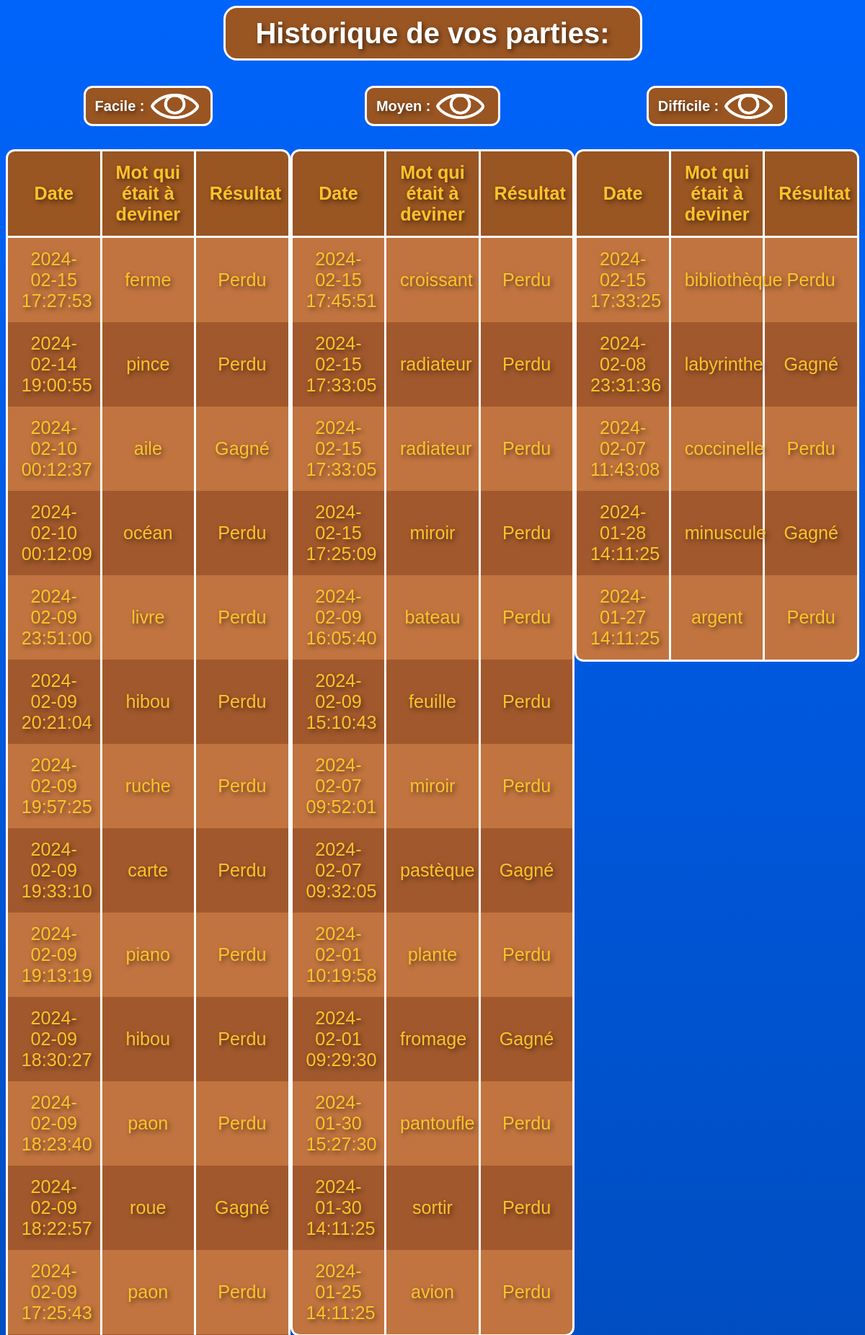
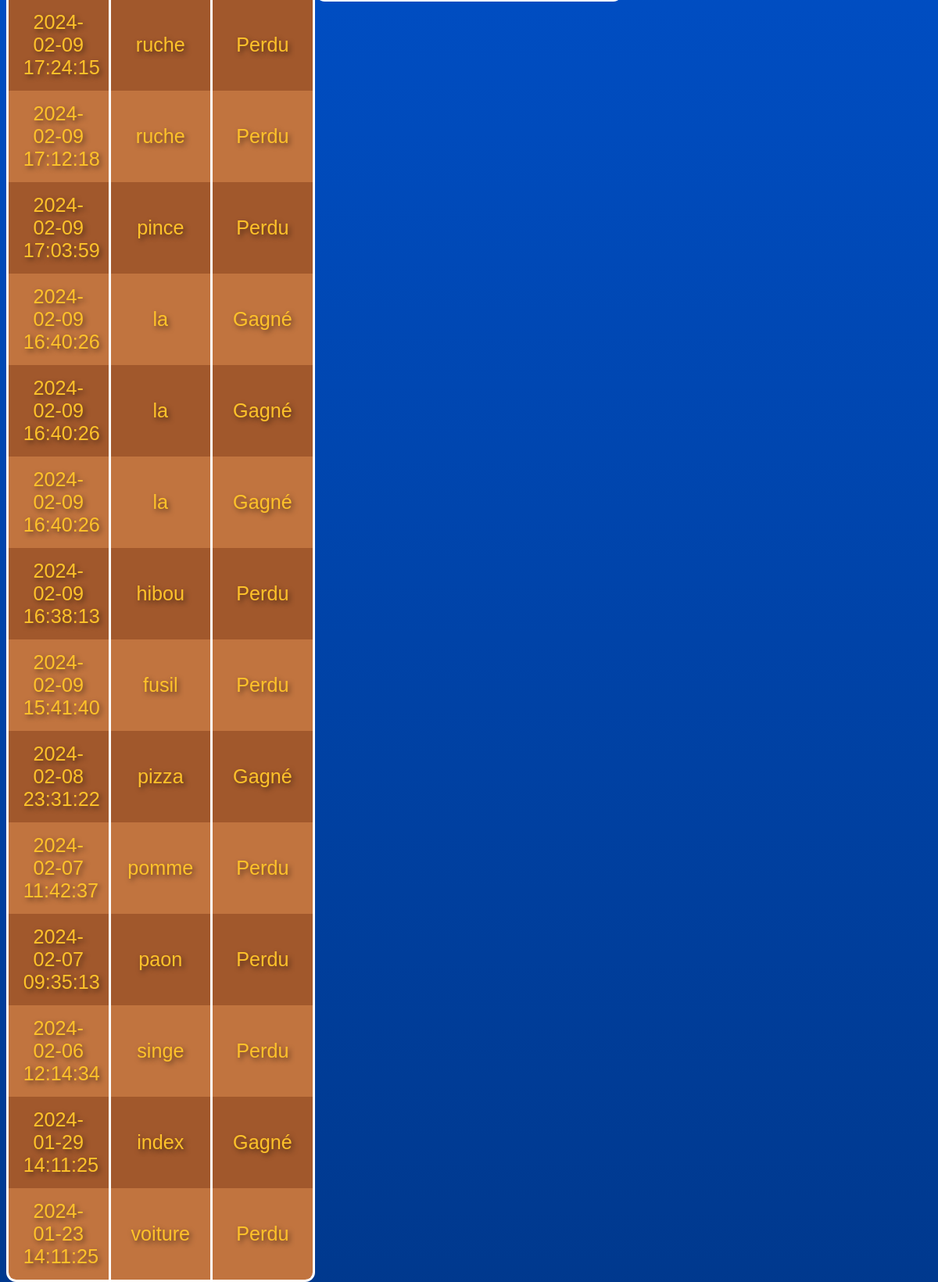
/historique (signed in, upper part), run on the app's committed database (2 pictures, top to bottom).
### tables this page shows
CREATE TABLE Partie (
    Partie_Id INTEGER PRIMARY KEY AUTOINCREMENT,
    Date_Du_Jeu DATETIME DEFAULT CURRENT_TIMESTAMP,
    Mot_A_Deviner VARCHAR,
    Gagne_Facile INTEGER DEFAULT 0,
    Perdu_Facile INTEGER DEFAULT 0,
    Gagne_Moyen INTEGER DEFAULT 0,
    Perdu_Moyen INTEGER DEFAULT 0,
    Gagne_Difficile INTEGER DEFAULT 0,
    Perdu_Difficile INTEGER DEFAULT 0,
    Resultat VARCHAR DEFAULT NULL,
    Difficulty VARCHAR DEFAULT NULL,
    User_Id INTEGER,
    FOREIGN KEY(User_Id) REFERENCES User(US_Id)
);

### app.py (the view)
@app.route('/historique')
def historique():
    user_id = session.get('user_id')
    historique_data = get_historique_data(user_id)
    return render_template('historique.html', **historique_data)

### app.py (called while the page is built)
def connect_db():
    db_path = 'Pendu.db'
    print(f"Connecté à la base de données : {db_path}")
    return sqlite3.connect(db_path)

### templates/historique.html (shortened to what this page needs)
<!DOCTYPE html>
<html lang="fr">
<head>
    <link rel="stylesheet" href="/static/historique.css">
    <link rel="stylesheet" href="/static/deconnexion.css">
    <link href="https://unpkg.com/aos@2.3.1/dist/aos.css" rel="stylesheet">
</head>
<body class="fade-in">
    <div class="zoom">
        <div class="title-container" id="titre1" data-aos="zoom-in">
            <h1>Historique de vos parties:</h1>
        </div>
        <br>
        <br>
        <br>
        <div class="table-container">
            <div class="table-section difficulty-section" data-aos="fade-up">
                <div class="title-container2" id="facile-arrow">
                    <div class="bold">
                        <span>Facile : </span>
                    </div>
                    <img src="/static/images/oeil-ouvert.png" class="arrow" alt="Flèche pour afficher/masquer le tableau">
                </div>
                <table id="table_facile" class="content-table visible table-transition">
                    <thead>
                        <tr>
                            <th>Date</th>
                            <th>Mot qui était à deviner</th>
                            <th>Résultat</th>
                        </tr>
                    </thead>
                    <tbody>
                        {% for game in game_history_facile %}
                        <tr>
                            <td>{{ game[0] }}</td>
                            <td>{{ game[1] }}</td>
                            <td>{{ game[2] }}</td>
                        </tr>
                        {% endfor %}
                    </tbody>
                </table>
            </div>
            <div class="table-section difficulty-section" data-aos="fade-up">
                <div class="title-container2" id="moyen-arrow">
                    <div class="bold">
                        <span>Moyen : </span>
                    </div>
                    <img src="/static/images/oeil-ouvert.png" class="arrow" alt="Flèche pour afficher/masquer le tableau">
                </div>
                <table id="table_moyen" class="content-table visible table-transition">
                    <thead>
                        <tr>
                            <th>Date</th>
                            <th>Mot qui était à deviner</th>
                            <th>Résultat</th>
                        </tr>
                    </thead>
                    <tbody>
                        {% for game in game_history_moyen %}
                        <tr>
                            <td>{{ game[0] }}</td>
                            <td>{{ game[1] }}</td>
                            <td>{{ game[2] }}</td>
                        </tr>
                        {% endfor %}
                    </tbody>
                </table>
            </div>
            <div class="table-section difficulty-section" data-aos="fade-up">
                <div class="title-container2" id="difficile-arrow">
                    <div class="bold">
                        <span>Difficile : </span>
                    </div>
                    <img src="/static/images/oeil-ouvert.png" class="arrow" alt="Flèche pour afficher/masquer le tableau">
                </div>
                <table id="table_difficile" class="content-table visible table-transition">
                    <thead>
                        <tr>
                            <th>Date</th>
                            <th>Mot qui était à deviner</th>
                            <th>Résultat</th>
                        </tr>
                    </thead>
                    <tbody>
                        {% for game in game_history_difficile %}
                        <tr>
                            <td>{{ game[0] }}</td>
                            <td>{{ game[1] }}</td>
                            <td>{{ game[2] }}</td>
                        </tr>
                        {% endfor %}
                    </tbody>
                </table>
            </div>
        </div>
        <br>
    </div>
</body>
</html>

### static/historique.css (style rules this page uses)
* { font-family: "Poppins", sans-serif; }
h1, h3 { text-align: center; color: #ffffff; }
body { background: linear-gradient(to bottom, #0064fb, #003078); background-repeat: no-repeat; background-attachment: fixed; overflow-x: hidden; }
.title-container { display: flex; flex-direction: column; justify-content: center; align-items: center; background-color: #995522; color: #ffffff; text-align: center; padding: 10px; border-radius: 15px; margin: auto; border: 3px solid white; text-shadow: 2px 2px 5px rgba(0, 0, 0, 0.5); }
#titre1 { max-width: 440px; }
.title-container2 { display: flex; flex-direction: row; justify-content: flex-start; align-items: center; background-color: #995522; color: #ffffff; text-align: center; padding: 10px; border-radius: 10px; margin-bottom: 10px; height: 20px; border: 3px solid white; text-shadow: 2px 2px 5px rgba(0, 0, 0, 0.5); transition: all 0.5s ease; margin-left: auto; margin-right: auto; }
#facile-arrow { width: 118px; }
#moyen-arrow { width: 125px; }
#difficile-arrow { width: 131px; }
.title-container2 img.arrow { width: 60px; height: auto; }
.title-container h1, .title-container h3 { margin: 0; }
.table-container { display: flex; justify-content: space-around; margin-bottom: 20px; }
.content-table { border-collapse: collapse; margin: 25px auto; font-size: 0.9em; min-width: 400px; overflow: hidden; width: 100%; max-width: 1450px; background: #ffffff; border-radius: 10px; border: 3px solid #7c3bde; table-layout: fixed; text-shadow: 2px 2px 5px rgba(0, 0, 0, 0.5); }
.content-table th, .content-table td { padding: 12px 15px; border-left: 3px solid #ffffff; border-right: 3px solid #ffffff; text-align: center; color: #fec22a; border-top: none; border-bottom: none; font-size: 1.4em; font-family: sans-serif; }
.content-table thead tr { background-color: #995522; color: #ffffff; text-align: center; font-weight: bold; border-radius: 10px 10px 0 0; border-bottom: none; }
.content-table tbody tr:nth-child(even) td { background-color: #a1582c; }
.content-table tbody tr:nth-child(odd) td { background-color: #c1743f; }
.content-table tbody tr td { border-bottom: none; }
.content-table tbody tr { color: #ffffff; }
.table-section { margin-top: -27px; }
.content-table th { border-bottom: 3px solid #ffffff; }
.content-table { min-width: 300px; max-width: 1300px; }
.difficulty-section { max-width: 475px; }
.table-container { margin-bottom: 30px; }
.zoom { zoom: 1.25; }
.bold { font-weight: bold; }
.content-table { visibility: hidden; }

### data on the page
Partie: Date_Du_Jeu "2024-02-15 17:27:53", Mot_A_Deviner "ferme", Resultat "Perdu"
Partie: Date_Du_Jeu "2024-02-14 19:00:55", Mot_A_Deviner "pince", Resultat "Perdu"
Partie: Date_Du_Jeu "2024-02-10 00:12:37", Mot_A_Deviner "aile", Resultat "Gagné"
Partie: Date_Du_Jeu "2024-02-10 00:12:09", Mot_A_Deviner "océan", Resultat "Perdu"
Partie: Date_Du_Jeu "2024-02-09 23:51:00", Mot_A_Deviner "livre", Resultat "Perdu"
Partie: Date_Du_Jeu "2024-02-09 20:21:04", Mot_A_Deviner "hibou", Resultat "Perdu"
Partie: Date_Du_Jeu "2024-02-09 19:57:25", Mot_A_Deviner "ruche", Resultat "Perdu"
Partie: Date_Du_Jeu "2024-02-09 19:33:10", Mot_A_Deviner "carte", Resultat "Perdu"
Partie: Date_Du_Jeu "2024-02-09 19:13:19", Mot_A_Deviner "piano", Resultat "Perdu"
Partie: Date_Du_Jeu "2024-02-09 18:30:27", Mot_A_Deviner "hibou", Resultat "Perdu"
Partie: Date_Du_Jeu "2024-02-09 18:23:40", Mot_A_Deviner "paon", Resultat "Perdu"
Partie: Date_Du_Jeu "2024-02-09 18:22:57", Mot_A_Deviner "roue", Resultat "Gagné"
Partie: Date_Du_Jeu "2024-02-09 17:25:43", Mot_A_Deviner "paon", Resultat "Perdu"
Partie: Date_Du_Jeu "2024-02-09 17:24:15", Mot_A_Deviner "ruche", Resultat "Perdu"
Partie: Date_Du_Jeu "2024-02-09 17:12:18", Mot_A_Deviner "ruche", Resultat "Perdu"
Partie: Date_Du_Jeu "2024-02-09 17:03:59", Mot_A_Deviner "pince", Resultat "Perdu"
Partie: Date_Du_Jeu "2024-02-09 16:40:26", Mot_A_Deviner "la", Resultat "Gagné"
Partie: Date_Du_Jeu "2024-02-09 16:40:26", Mot_A_Deviner "la", Resultat "Gagné"
Partie: Date_Du_Jeu "2024-02-09 16:40:26", Mot_A_Deviner "la", Resultat "Gagné"
Partie: Date_Du_Jeu "2024-02-09 16:38:13", Mot_A_Deviner "hibou", Resultat "Perdu"
Partie: Date_Du_Jeu "2024-02-09 15:41:40", Mot_A_Deviner "fusil", Resultat "Perdu"
Partie: Date_Du_Jeu "2024-02-08 23:31:22", Mot_A_Deviner "pizza", Resultat "Gagné"
Partie: Date_Du_Jeu "2024-02-07 11:42:37", Mot_A_Deviner "pomme", Resultat "Perdu"
Partie: Date_Du_Jeu "2024-02-07 09:35:13", Mot_A_Deviner "paon", Resultat "Perdu"
Partie: Date_Du_Jeu "2024-02-06 12:14:34", Mot_A_Deviner "singe", Resultat "Perdu"
Partie: Date_Du_Jeu "2024-01-29 14:11:25", Mot_A_Deviner "index", Resultat "Gagné"
Partie: Date_Du_Jeu "2024-01-23 14:11:25", Mot_A_Deviner "voiture", Resultat "Perdu"
Partie: Date_Du_Jeu "2024-02-15 17:45:51", Mot_A_Deviner "croissant", Resultat "Perdu"
Partie: Date_Du_Jeu "2024-02-15 17:33:05", Mot_A_Deviner "radiateur", Resultat "Perdu"
Partie: Date_Du_Jeu "2024-02-15 17:33:05", Mot_A_Deviner "radiateur", Resultat "Perdu"
Partie: Date_Du_Jeu "2024-02-15 17:25:09", Mot_A_Deviner "miroir", Resultat "Perdu"
Partie: Date_Du_Jeu "2024-02-09 16:05:40", Mot_A_Deviner "bateau", Resultat "Perdu"
Partie: Date_Du_Jeu "2024-02-09 15:10:43", Mot_A_Deviner "feuille", Resultat "Perdu"
Partie: Date_Du_Jeu "2024-02-07 09:52:01", Mot_A_Deviner "miroir", Resultat "Perdu"
Partie: Date_Du_Jeu "2024-02-07 09:32:05", Mot_A_Deviner "pastèque", Resultat "Gagné"
Partie: Date_Du_Jeu "2024-02-01 10:19:58", Mot_A_Deviner "plante", Resultat "Perdu"
Partie: Date_Du_Jeu "2024-02-01 09:29:30", Mot_A_Deviner "fromage", Resultat "Gagné"
Partie: Date_Du_Jeu "2024-01-30 15:27:30", Mot_A_Deviner "pantoufle", Resultat "Perdu"
Partie: Date_Du_Jeu "2024-01-30 14:11:25", Mot_A_Deviner "sortir", Resultat "Perdu"
Partie: Date_Du_Jeu "2024-01-25 14:11:25", Mot_A_Deviner "avion", Resultat "Perdu"
Partie: Date_Du_Jeu "2024-02-15 17:33:25", Mot_A_Deviner "bibliothèque", Resultat "Perdu"
Partie: Date_Du_Jeu "2024-02-08 23:31:36", Mot_A_Deviner "labyrinthe", Resultat "Gagné"
Partie: Date_Du_Jeu "2024-02-07 11:43:08", Mot_A_Deviner "coccinelle", Resultat "Perdu"
Partie: Date_Du_Jeu "2024-01-28 14:11:25", Mot_A_Deviner "minuscule", Resultat "Gagné"
Partie: Date_Du_Jeu "2024-01-27 14:11:25", Mot_A_Deviner "argent", Resultat "Perdu"
